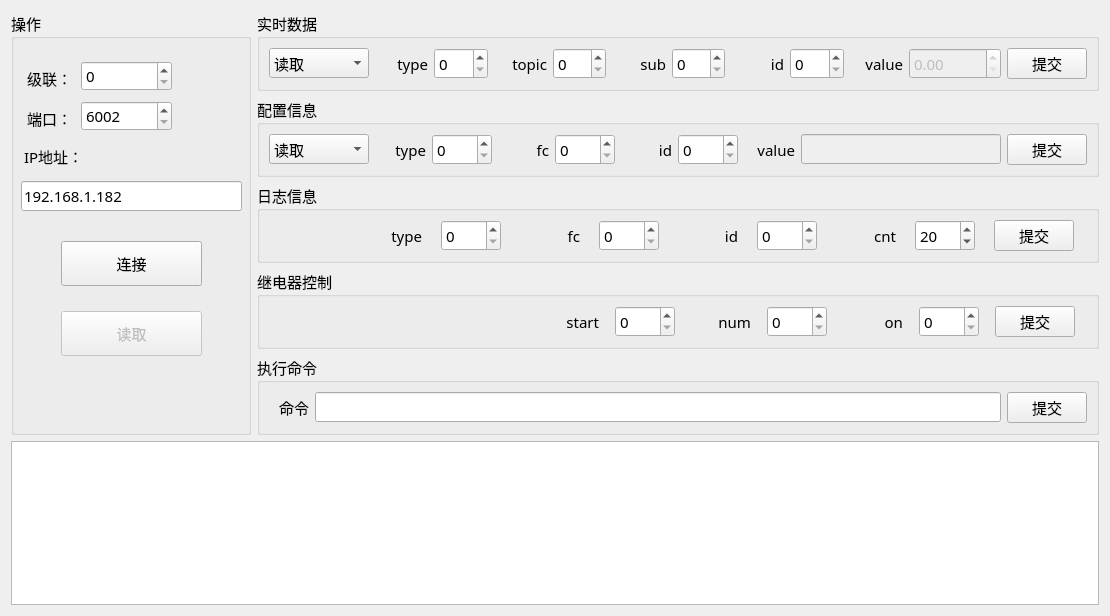
<?xml version="1.0" encoding="UTF-8"?>
<ui version="4.0">
 <class>Home_MainWid</class>
 <widget class="QWidget" name="Home_MainWid">
  <property name="geometry">
   <rect>
    <x>0</x>
    <y>0</y>
    <width>1110</width>
    <height>616</height>
   </rect>
  </property>
  <property name="font">
   <font>
    <family>微软雅黑</family>
    <pointsize>11</pointsize>
   </font>
  </property>
  <property name="windowTitle">
   <string>Form</string>
  </property>
  <layout class="QGridLayout" name="gridLayout">
   <item row="0" column="0" rowspan="5">
    <widget class="QGroupBox" name="groupBox_7">
     <property name="minimumSize">
      <size>
       <width>240</width>
       <height>0</height>
      </size>
     </property>
     <property name="maximumSize">
      <size>
       <width>260</width>
       <height>16777215</height>
      </size>
     </property>
     <property name="title">
      <string>操作</string>
     </property>
     <widget class="QSpinBox" name="addrSpinBox">
      <property name="geometry">
       <rect>
        <x>70</x>
        <y>50</y>
        <width>91</width>
        <height>30</height>
       </rect>
      </property>
     </widget>
     <widget class="QLabel" name="label">
      <property name="geometry">
       <rect>
        <x>16</x>
        <y>52</y>
        <width>41</width>
        <height>30</height>
       </rect>
      </property>
      <property name="text">
       <string>级联：</string>
      </property>
      <property name="alignment">
       <set>Qt::AlignLeading|Qt::AlignLeft|Qt::AlignVCenter</set>
      </property>
     </widget>
     <widget class="QLabel" name="label_7">
      <property name="geometry">
       <rect>
        <x>13</x>
        <y>130</y>
        <width>71</width>
        <height>30</height>
       </rect>
      </property>
      <property name="text">
       <string>IP地址：</string>
      </property>
      <property name="alignment">
       <set>Qt::AlignLeading|Qt::AlignLeft|Qt::AlignVCenter</set>
      </property>
     </widget>
     <widget class="QLineEdit" name="ipEdit">
      <property name="geometry">
       <rect>
        <x>10</x>
        <y>170</y>
        <width>221</width>
        <height>30</height>
       </rect>
      </property>
      <property name="text">
       <string>192.168.1.182</string>
      </property>
     </widget>
     <widget class="QPushButton" name="connectBtn">
      <property name="geometry">
       <rect>
        <x>50</x>
        <y>230</y>
        <width>141</width>
        <height>45</height>
       </rect>
      </property>
      <property name="text">
       <string>连接</string>
      </property>
     </widget>
     <widget class="QPushButton" name="readBtn">
      <property name="enabled">
       <bool>false</bool>
      </property>
      <property name="geometry">
       <rect>
        <x>50</x>
        <y>300</y>
        <width>141</width>
        <height>45</height>
       </rect>
      </property>
      <property name="text">
       <string>读取</string>
      </property>
     </widget>
     <widget class="QSpinBox" name="portBox">
      <property name="geometry">
       <rect>
        <x>70</x>
        <y>90</y>
        <width>91</width>
        <height>30</height>
       </rect>
      </property>
      <property name="minimum">
       <number>6002</number>
      </property>
      <property name="maximum">
       <number>999999</number>
      </property>
     </widget>
     <widget class="QLabel" name="label_16">
      <property name="geometry">
       <rect>
        <x>16</x>
        <y>92</y>
        <width>41</width>
        <height>30</height>
       </rect>
      </property>
      <property name="text">
       <string>端口：</string>
      </property>
      <property name="alignment">
       <set>Qt::AlignLeading|Qt::AlignLeft|Qt::AlignVCenter</set>
      </property>
     </widget>
    </widget>
   </item>
   <item row="0" column="1">
    <widget class="QGroupBox" name="groupBox_1">
     <property name="title">
      <string>实时数据</string>
     </property>
     <layout class="QGridLayout" name="gridLayout_2">
      <item row="0" column="0">
       <widget class="QComboBox" name="alarmBox">
        <property name="minimumSize">
         <size>
          <width>100</width>
          <height>0</height>
         </size>
        </property>
        <property name="maximumSize">
         <size>
          <width>100</width>
          <height>16777215</height>
         </size>
        </property>
        <item>
         <property name="text">
          <string>读取</string>
         </property>
        </item>
        <item>
         <property name="text">
          <string>设置</string>
         </property>
        </item>
       </widget>
      </item>
      <item row="0" column="8">
       <widget class="QSpinBox" name="alarmIdBox">
        <property name="maximumSize">
         <size>
          <width>60</width>
          <height>16777215</height>
         </size>
        </property>
       </widget>
      </item>
      <item row="0" column="4">
       <widget class="QSpinBox" name="alrmTopicBox">
        <property name="maximumSize">
         <size>
          <width>60</width>
          <height>16777215</height>
         </size>
        </property>
       </widget>
      </item>
      <item row="0" column="5">
       <widget class="QLabel" name="label_4">
        <property name="maximumSize">
         <size>
          <width>60</width>
          <height>16777215</height>
         </size>
        </property>
        <property name="text">
         <string>sub</string>
        </property>
        <property name="alignment">
         <set>Qt::AlignRight|Qt::AlignTrailing|Qt::AlignVCenter</set>
        </property>
       </widget>
      </item>
      <item row="0" column="7">
       <widget class="QLabel" name="label_5">
        <property name="maximumSize">
         <size>
          <width>60</width>
          <height>16777215</height>
         </size>
        </property>
        <property name="text">
         <string>id</string>
        </property>
        <property name="alignment">
         <set>Qt::AlignRight|Qt::AlignTrailing|Qt::AlignVCenter</set>
        </property>
       </widget>
      </item>
      <item row="0" column="9">
       <widget class="QLabel" name="label_6">
        <property name="maximumSize">
         <size>
          <width>60</width>
          <height>16777215</height>
         </size>
        </property>
        <property name="text">
         <string>value</string>
        </property>
        <property name="alignment">
         <set>Qt::AlignRight|Qt::AlignTrailing|Qt::AlignVCenter</set>
        </property>
       </widget>
      </item>
      <item row="0" column="11">
       <widget class="QPushButton" name="alrmBtn">
        <property name="maximumSize">
         <size>
          <width>80</width>
          <height>16777215</height>
         </size>
        </property>
        <property name="text">
         <string>提交</string>
        </property>
       </widget>
      </item>
      <item row="0" column="10">
       <widget class="QDoubleSpinBox" name="alarmValueBox">
        <property name="enabled">
         <bool>false</bool>
        </property>
        <property name="maximum">
         <double>99999.990000000005239</double>
        </property>
       </widget>
      </item>
      <item row="0" column="6">
       <widget class="QSpinBox" name="alarmSubBox">
        <property name="maximumSize">
         <size>
          <width>60</width>
          <height>16777215</height>
         </size>
        </property>
       </widget>
      </item>
      <item row="0" column="1">
       <widget class="QLabel" name="label_2">
        <property name="maximumSize">
         <size>
          <width>60</width>
          <height>16777215</height>
         </size>
        </property>
        <property name="text">
         <string>type</string>
        </property>
        <property name="alignment">
         <set>Qt::AlignRight|Qt::AlignTrailing|Qt::AlignVCenter</set>
        </property>
       </widget>
      </item>
      <item row="0" column="2">
       <widget class="QSpinBox" name="alarmTypeBox">
        <property name="maximumSize">
         <size>
          <width>60</width>
          <height>16777215</height>
         </size>
        </property>
       </widget>
      </item>
      <item row="0" column="3">
       <widget class="QLabel" name="label_3">
        <property name="maximumSize">
         <size>
          <width>60</width>
          <height>16777215</height>
         </size>
        </property>
        <property name="text">
         <string>topic</string>
        </property>
        <property name="alignment">
         <set>Qt::AlignRight|Qt::AlignTrailing|Qt::AlignVCenter</set>
        </property>
       </widget>
      </item>
     </layout>
    </widget>
   </item>
   <item row="1" column="1">
    <widget class="QGroupBox" name="groupBox_2">
     <property name="title">
      <string>配置信息</string>
     </property>
     <layout class="QGridLayout" name="gridLayout_3">
      <item row="0" column="0">
       <widget class="QComboBox" name="cfgBox">
        <property name="minimumSize">
         <size>
          <width>100</width>
          <height>0</height>
         </size>
        </property>
        <property name="maximumSize">
         <size>
          <width>100</width>
          <height>16777215</height>
         </size>
        </property>
        <item>
         <property name="text">
          <string>读取</string>
         </property>
        </item>
        <item>
         <property name="text">
          <string>设置</string>
         </property>
        </item>
       </widget>
      </item>
      <item row="0" column="1">
       <widget class="QLabel" name="label_8">
        <property name="maximumSize">
         <size>
          <width>60</width>
          <height>16777215</height>
         </size>
        </property>
        <property name="text">
         <string>type</string>
        </property>
        <property name="alignment">
         <set>Qt::AlignRight|Qt::AlignTrailing|Qt::AlignVCenter</set>
        </property>
       </widget>
      </item>
      <item row="0" column="2">
       <widget class="QSpinBox" name="cfgTypeBox">
        <property name="minimumSize">
         <size>
          <width>60</width>
          <height>0</height>
         </size>
        </property>
        <property name="maximumSize">
         <size>
          <width>60</width>
          <height>16777215</height>
         </size>
        </property>
       </widget>
      </item>
      <item row="0" column="3">
       <widget class="QLabel" name="label_9">
        <property name="maximumSize">
         <size>
          <width>60</width>
          <height>16777215</height>
         </size>
        </property>
        <property name="text">
         <string>fc</string>
        </property>
        <property name="alignment">
         <set>Qt::AlignRight|Qt::AlignTrailing|Qt::AlignVCenter</set>
        </property>
       </widget>
      </item>
      <item row="0" column="4">
       <widget class="QSpinBox" name="cfgFcBox">
        <property name="minimumSize">
         <size>
          <width>60</width>
          <height>0</height>
         </size>
        </property>
        <property name="maximumSize">
         <size>
          <width>60</width>
          <height>16777215</height>
         </size>
        </property>
       </widget>
      </item>
      <item row="0" column="5">
       <widget class="QLabel" name="label_10">
        <property name="maximumSize">
         <size>
          <width>60</width>
          <height>16777215</height>
         </size>
        </property>
        <property name="text">
         <string>id</string>
        </property>
        <property name="alignment">
         <set>Qt::AlignRight|Qt::AlignTrailing|Qt::AlignVCenter</set>
        </property>
       </widget>
      </item>
      <item row="0" column="6">
       <widget class="QSpinBox" name="cfgIdBox">
        <property name="minimumSize">
         <size>
          <width>60</width>
          <height>0</height>
         </size>
        </property>
        <property name="maximumSize">
         <size>
          <width>60</width>
          <height>16777215</height>
         </size>
        </property>
       </widget>
      </item>
      <item row="0" column="7">
       <widget class="QLabel" name="label_12">
        <property name="maximumSize">
         <size>
          <width>60</width>
          <height>16777215</height>
         </size>
        </property>
        <property name="text">
         <string>value</string>
        </property>
        <property name="alignment">
         <set>Qt::AlignRight|Qt::AlignTrailing|Qt::AlignVCenter</set>
        </property>
       </widget>
      </item>
      <item row="0" column="8">
       <widget class="QLineEdit" name="cfgEdit">
        <property name="enabled">
         <bool>false</bool>
        </property>
        <property name="maximumSize">
         <size>
          <width>200</width>
          <height>16777215</height>
         </size>
        </property>
       </widget>
      </item>
      <item row="0" column="9">
       <widget class="QPushButton" name="cfgBtn">
        <property name="maximumSize">
         <size>
          <width>80</width>
          <height>16777215</height>
         </size>
        </property>
        <property name="text">
         <string>提交</string>
        </property>
       </widget>
      </item>
     </layout>
    </widget>
   </item>
   <item row="2" column="1">
    <widget class="QGroupBox" name="groupBox_3">
     <property name="title">
      <string>日志信息</string>
     </property>
     <layout class="QGridLayout" name="gridLayout_5">
      <item row="0" column="0">
       <widget class="QLabel" name="label_13">
        <property name="maximumSize">
         <size>
          <width>140</width>
          <height>16777215</height>
         </size>
        </property>
        <property name="text">
         <string>type</string>
        </property>
        <property name="alignment">
         <set>Qt::AlignRight|Qt::AlignTrailing|Qt::AlignVCenter</set>
        </property>
       </widget>
      </item>
      <item row="0" column="1">
       <widget class="QSpinBox" name="logTypeBox">
        <property name="maximumSize">
         <size>
          <width>60</width>
          <height>16777215</height>
         </size>
        </property>
       </widget>
      </item>
      <item row="0" column="2">
       <widget class="QLabel" name="label_14">
        <property name="maximumSize">
         <size>
          <width>60</width>
          <height>16777215</height>
         </size>
        </property>
        <property name="text">
         <string>fc</string>
        </property>
        <property name="alignment">
         <set>Qt::AlignRight|Qt::AlignTrailing|Qt::AlignVCenter</set>
        </property>
       </widget>
      </item>
      <item row="0" column="3">
       <widget class="QSpinBox" name="logFcBox">
        <property name="maximumSize">
         <size>
          <width>60</width>
          <height>16777215</height>
         </size>
        </property>
       </widget>
      </item>
      <item row="0" column="4">
       <widget class="QLabel" name="label_15">
        <property name="maximumSize">
         <size>
          <width>60</width>
          <height>16777215</height>
         </size>
        </property>
        <property name="text">
         <string>id</string>
        </property>
        <property name="alignment">
         <set>Qt::AlignRight|Qt::AlignTrailing|Qt::AlignVCenter</set>
        </property>
       </widget>
      </item>
      <item row="0" column="5">
       <widget class="QSpinBox" name="logIdBox">
        <property name="maximumSize">
         <size>
          <width>60</width>
          <height>16777215</height>
         </size>
        </property>
        <property name="maximum">
         <number>999999</number>
        </property>
       </widget>
      </item>
      <item row="0" column="6">
       <widget class="QLabel" name="label_11">
        <property name="maximumSize">
         <size>
          <width>60</width>
          <height>16777215</height>
         </size>
        </property>
        <property name="text">
         <string>cnt</string>
        </property>
        <property name="alignment">
         <set>Qt::AlignRight|Qt::AlignTrailing|Qt::AlignVCenter</set>
        </property>
       </widget>
      </item>
      <item row="0" column="7">
       <widget class="QSpinBox" name="logCntBox">
        <property name="maximumSize">
         <size>
          <width>60</width>
          <height>16777215</height>
         </size>
        </property>
        <property name="value">
         <number>20</number>
        </property>
       </widget>
      </item>
      <item row="0" column="8">
       <widget class="QPushButton" name="logBtn">
        <property name="maximumSize">
         <size>
          <width>80</width>
          <height>16777215</height>
         </size>
        </property>
        <property name="text">
         <string>提交</string>
        </property>
       </widget>
      </item>
     </layout>
    </widget>
   </item>
   <item row="3" column="1">
    <widget class="QGroupBox" name="groupBox_4">
     <property name="title">
      <string>继电器控制</string>
     </property>
     <layout class="QGridLayout" name="gridLayout_4">
      <item row="0" column="0">
       <widget class="QLabel" name="label_17">
        <property name="maximumSize">
         <size>
          <width>320</width>
          <height>16777215</height>
         </size>
        </property>
        <property name="text">
         <string>start</string>
        </property>
        <property name="alignment">
         <set>Qt::AlignRight|Qt::AlignTrailing|Qt::AlignVCenter</set>
        </property>
       </widget>
      </item>
      <item row="0" column="1">
       <widget class="QSpinBox" name="startBox">
        <property name="maximumSize">
         <size>
          <width>60</width>
          <height>16777215</height>
         </size>
        </property>
       </widget>
      </item>
      <item row="0" column="2">
       <widget class="QLabel" name="label_18">
        <property name="maximumSize">
         <size>
          <width>60</width>
          <height>16777215</height>
         </size>
        </property>
        <property name="text">
         <string>num</string>
        </property>
        <property name="alignment">
         <set>Qt::AlignRight|Qt::AlignTrailing|Qt::AlignVCenter</set>
        </property>
       </widget>
      </item>
      <item row="0" column="3">
       <widget class="QSpinBox" name="numBox">
        <property name="maximumSize">
         <size>
          <width>60</width>
          <height>16777215</height>
         </size>
        </property>
       </widget>
      </item>
      <item row="0" column="4">
       <widget class="QLabel" name="label_19">
        <property name="maximumSize">
         <size>
          <width>60</width>
          <height>16777215</height>
         </size>
        </property>
        <property name="text">
         <string>on</string>
        </property>
        <property name="alignment">
         <set>Qt::AlignRight|Qt::AlignTrailing|Qt::AlignVCenter</set>
        </property>
       </widget>
      </item>
      <item row="0" column="5">
       <widget class="QSpinBox" name="onBox">
        <property name="maximumSize">
         <size>
          <width>60</width>
          <height>16777215</height>
         </size>
        </property>
       </widget>
      </item>
      <item row="0" column="6">
       <widget class="QPushButton" name="swBtn">
        <property name="maximumSize">
         <size>
          <width>80</width>
          <height>16777215</height>
         </size>
        </property>
        <property name="text">
         <string>提交</string>
        </property>
       </widget>
      </item>
     </layout>
    </widget>
   </item>
   <item row="4" column="1">
    <widget class="QGroupBox" name="groupBox_5">
     <property name="title">
      <string>执行命令</string>
     </property>
     <layout class="QGridLayout" name="gridLayout_6">
      <item row="0" column="0">
       <widget class="QLabel" name="label_20">
        <property name="minimumSize">
         <size>
          <width>40</width>
          <height>0</height>
         </size>
        </property>
        <property name="text">
         <string>命令</string>
        </property>
        <property name="alignment">
         <set>Qt::AlignRight|Qt::AlignTrailing|Qt::AlignVCenter</set>
        </property>
       </widget>
      </item>
      <item row="0" column="1">
       <widget class="QLineEdit" name="cmdEdit"/>
      </item>
      <item row="0" column="2">
       <widget class="QPushButton" name="cmdBtn">
        <property name="maximumSize">
         <size>
          <width>80</width>
          <height>16777215</height>
         </size>
        </property>
        <property name="text">
         <string>提交</string>
        </property>
       </widget>
      </item>
     </layout>
    </widget>
   </item>
   <item row="5" column="0" colspan="2">
    <widget class="QPlainTextEdit" name="textEdit">
     <property name="maximumSize">
      <size>
       <width>16777215</width>
       <height>220</height>
      </size>
     </property>
    </widget>
   </item>
  </layout>
 </widget>
 <tabstops>
  <tabstop>ipEdit</tabstop>
  <tabstop>addrSpinBox</tabstop>
  <tabstop>textEdit</tabstop>
  <tabstop>connectBtn</tabstop>
  <tabstop>readBtn</tabstop>
  <tabstop>portBox</tabstop>
  <tabstop>alarmTypeBox</tabstop>
  <tabstop>alarmIdBox</tabstop>
  <tabstop>alrmTopicBox</tabstop>
  <tabstop>alarmBox</tabstop>
  <tabstop>alrmBtn</tabstop>
  <tabstop>alarmSubBox</tabstop>
  <tabstop>cfgBox</tabstop>
  <tabstop>cfgTypeBox</tabstop>
  <tabstop>cfgFcBox</tabstop>
  <tabstop>cfgIdBox</tabstop>
  <tabstop>cfgEdit</tabstop>
  <tabstop>cfgBtn</tabstop>
  <tabstop>logTypeBox</tabstop>
  <tabstop>logFcBox</tabstop>
  <tabstop>logIdBox</tabstop>
  <tabstop>logCntBox</tabstop>
  <tabstop>logBtn</tabstop>
  <tabstop>startBox</tabstop>
  <tabstop>numBox</tabstop>
  <tabstop>onBox</tabstop>
  <tabstop>swBtn</tabstop>
  <tabstop>cmdEdit</tabstop>
  <tabstop>cmdBtn</tabstop>
 </tabstops>
 <resources/>
 <connections/>
</ui>
